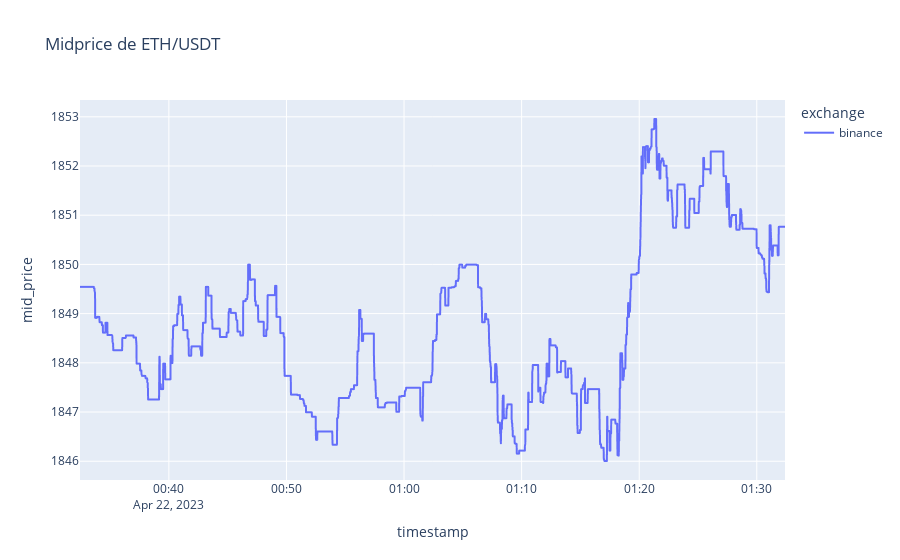

The cell this chart's notebook holds for it:
### Code cell
# grafica exchange 2
vn.grafica_eth(binanceethusdt)

### Figure 1 — Plotly figure (JSON) as saved in the notebook; plotly's stock layout.template omitted (floating-point values rounded to 4 significant figures; data arrays with more than 128 entries replaced by an {"elided": "..."} marker saying what was removed)
{"data": [{"hovertemplate": "exchange=binance<br>timestamp=%{x}<br>mid_price=%{y}<extra></extra>", "legendgroup": "binance", "line": {"color": "#636efa", "dash": "solid"}, "marker": {"symbol": "circle"}, "mode": "lines", "name": "binance", "showlegend": true, "type": "scattergl", "x": {"elided": "5612 str values"}, "xaxis": "x", "y": {"elided": "5612 float values"}, "yaxis": "y"}], "layout": {"legend": {"title": {"text": "exchange"}, "tracegroupgap": 0}, "title": {"text": " Midprice de ETH/USDT"}, "xaxis": {"anchor": "y", "domain": [0, 1], "title": {"text": "timestamp"}}, "yaxis": {"anchor": "x", "domain": [0, 1], "title": {"text": "mid_price"}}}}
